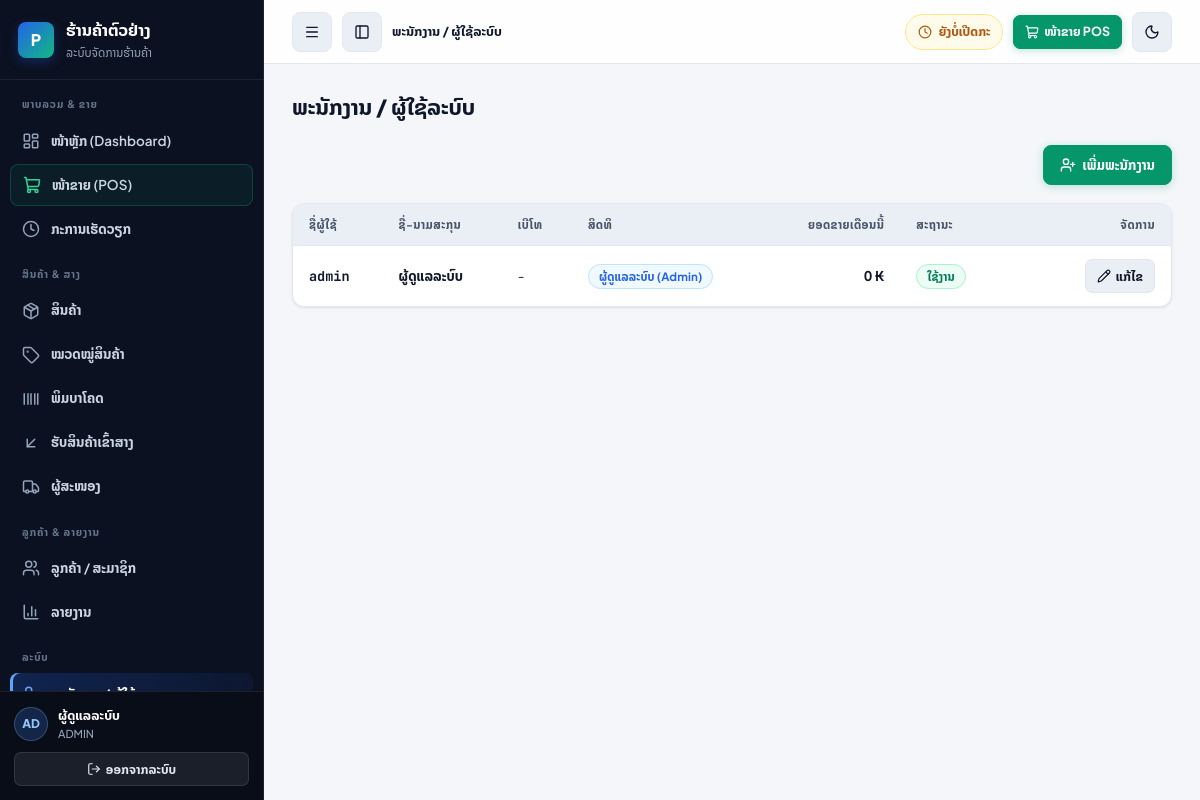
/users.php (signed in), run on the app's committed database.
### tables this page shows
CREATE TABLE users (
  id INT AUTO_INCREMENT PRIMARY KEY,
  username VARCHAR(50) NOT NULL UNIQUE,
  password VARCHAR(255) NOT NULL,
  fullname VARCHAR(100) NOT NULL,
  phone VARCHAR(30) DEFAULT NULL,
  role ENUM('admin','manager','cashier') NOT NULL DEFAULT 'cashier',
  status TINYINT(1) NOT NULL DEFAULT 1 COMMENT '1=ໃຊ້ງານ, 0=ປິດ',
  created_at TIMESTAMP DEFAULT CURRENT_TIMESTAMP
);

### config.php (called while the page is built, shortened)
<?php
try {
    $pdo = new PDO(
        'mysql:host=' . DB_HOST . ';dbname=' . DB_NAME . ';charset=utf8mb4',
        DB_USER,
        DB_PASS,
        [
            PDO::ATTR_ERRMODE => PDO::ERRMODE_EXCEPTION,
            PDO::ATTR_DEFAULT_FETCH_MODE => PDO::FETCH_ASSOC,
        ]
    );
} catch (PDOException $e) {
    die('ເຊື່ອມຕໍ່ຖານຂໍ້ມູນບໍ່ໄດ້: ' . $e->getMessage() . ' — ກະລຸນາ import ໄຟລ໌ database.sql ກ່ອນ');
}
function current_user() {
    return [
        'id'       => $_SESSION['user_id'] ?? 0,
        'username' => $_SESSION['username'] ?? '',
        'fullname' => $_SESSION['fullname'] ?? '',
        'role'     => $_SESSION['role'] ?? '',
    ];
}
function get_setting($key, $default = '') {
    global $pdo;
    static $cache = null;
    if ($cache === null) {
        $cache = [];
        foreach ($pdo->query('SELECT skey, svalue FROM settings') as $row) {
            $cache[$row['skey']] = $row['svalue'];
        }
    }
    return $cache[$key] ?? $default;
}
function h($str) {
    return htmlspecialchars((string)$str, ENT_QUOTES, 'UTF-8');
}
function money($n) {
    return number_format((float)$n) . ' ₭';
}
function &open_shift_request_cache() {
    static $cache = [];
    return $cache;
}
function get_open_shift($user_id, $fresh = false) {
    global $pdo;
    $uid = (int)$user_id;
    $cache = &open_shift_request_cache();
    $st = $pdo->prepare("SELECT * FROM shifts WHERE user_id = ? AND status = 'open' ORDER BY id DESC LIMIT 1");
    $st->execute([$uid]);
    $cache[$uid] = $st->fetch() ?: null;
    return $cache[$uid];
}

### users.php (the view, shortened to what this page needs)
<?php
require_once __DIR__ . '/config.php';
$page = 'users';
$title = 'ພະນັກງານ / ຜູ້ໃຊ້ລະບົບ';
$users = $pdo->query(
    'SELECT u.*,
       (SELECT COALESCE(SUM(total),0) FROM sales s WHERE s.user_id=u.id AND s.status="completed"
        AND YEAR(s.created_at)=YEAR(CURDATE()) AND MONTH(s.created_at)=MONTH(CURDATE())) month_sales
     FROM users u ORDER BY u.id')->fetchAll();
$roleLabel = ['admin' => 'ຜູ້ດູແລລະບົບ (Admin)', 'manager' => 'ຜູ້ຈັດການ (Manager)', 'cashier' => 'ພະນັກງານຂາຍ (Cashier)'];
include __DIR__ . '/header.php';
?>
<div class="toolbar">
  <button class="btn btn-success" onclick="editUser(null)"><i data-lucide="user-plus"></i> ເພີ່ມພະນັກງານ</button>
</div>
<div class="table-wrap">
  <table class="table">
    <tr><th>ຊື່ຜູ້ໃຊ້</th><th>ຊື່-ນາມສະກຸນ</th><th>ເບີໂທ</th><th>ສິດທິ</th>
        <th class="num">ຍອດຂາຍເດືອນນີ້</th><th>ສະຖານະ</th><th style="width:170px;text-align:right">ຈັດການ</th></tr>
    <?php foreach ($users as $usr): ?>
    <tr>
      <td style="font-family:var(--font-mono);font-weight:700"><?= h($usr['username']) ?></td>
      <td><strong><?= h($usr['fullname']) ?></strong></td>
      <td class="tabular"><?= h($usr['phone'] ?: '-') ?></td>
      <td><span class="badge badge-info"><?= $roleLabel[$usr['role']] ?? h($usr['role']) ?></span></td>
      <td class="num"><strong><?= money($usr['month_sales']) ?></strong></td>
      <td><span class="badge <?= $usr['status'] ? 'badge-success' : 'badge-danger' ?>"><?= $usr['status'] ? 'ໃຊ້ງານ' : 'ປິດ' ?></span></td>
      <td style="text-align:right">
        <button class="btn btn-sm btn-secondary" onclick='editUser(<?= json_encode($usr, JSON_UNESCAPED_UNICODE | JSON_HEX_APOS | JSON_HEX_QUOT) ?>)'>
          <i data-lucide="pencil"></i> ແກ້ໄຂ
        </button>
      </td>
    </tr>
    <?php endforeach; ?>
  </table>
</div>
<?php include __DIR__ . '/footer.php'; ?>

### header.php (shortened to what this page needs)
<?php
require_once __DIR__ . '/config.php';
$u = current_user();
$is_admin   = $u['role'] === 'admin';
$is_manager = in_array($u['role'], ['admin', 'manager']);
$open_shift = get_open_shift($u['id']);
$menu_groups = [
    'ພາບລວມ & ຂາຍ' => [
        ['dashboard', 'dashboard.php', 'layout-dashboard', 'ໜ້າຫຼັກ (Dashboard)', $is_manager],
        ['pos',       'pos.php',       'shopping-cart',    'ໜ້າຂາຍ (POS)',        true],
        ['shifts',    'shifts.php',    'clock',            'ກະການເຮັດວຽກ',         true],
    ],
    'ສິນຄ້າ & ສາງ' => [
        ['products',   'products.php',   'package',         'ສິນຄ້າ',            $is_manager],
        ['categories', 'categories.php', 'tag',             'ໝວດໝູ່ສິນຄ້າ',     $is_manager],
        ['barcode',    'barcode.php',    'barcode',         'ພິມບາໂຄດ',         $is_manager],
        ['purchases',  'purchases.php',  'arrow-down-left', 'ຮັບສິນຄ້າເຂົ້າສາງ', $is_manager],
        ['suppliers',  'suppliers.php',  'truck',           'ຜູ້ສະໜອງ',         $is_manager],
    ],
    'ລູກຄ້າ & ລາຍງານ' => [
        ['customers', 'customers.php', 'users',       'ລູກຄ້າ / ສະມາຊິກ', $is_manager],
        ['reports',   'reports.php',   'bar-chart-3', 'ລາຍງານ',           $is_manager],
    ],
    'ລະບົບ' => [
        ['users',    'users.php',    'user-cog', 'ພະນັກງານ / ຜູ້ໃຊ້', $is_admin],
        ['settings', 'settings.php', 'settings', 'ຕັ້ງຄ່າຮ້ານ',       $is_admin],
    ],
];
$initials = strtoupper(substr(preg_replace('/[^a-zA-Z0-9]/', '', $u['username'] ?? '') ?: 'U', 0, 2));
?>
<!DOCTYPE html>
<html lang="lo" data-theme="light">
<head>
<title><?= h($title ?? 'POS') ?> - <?= h(get_setting('store_name')) ?></title>
<link rel="stylesheet" href="style.css">
</head>
<body>
<div class="layout">
  <aside class="sidebar" id="appSidebar" aria-label="ເມນູຫຼັກ">
    <div class="brand">
      <div class="brand-mark" aria-hidden="true">P</div>
      <div class="brand-text">
        <span class="brand-title"><?= h(get_setting('store_name', 'POS Terminal')) ?></span>
        <small>ລະບົບຈັດການຮ້ານຄ້າ</small>
      </div>
    </div>
    <nav>
      <?php foreach ($menu_groups as $groupLabel => $items):
        $visible = array_filter($items, fn($it) => (bool)$it[4]);
      ?>
        <div class="sidebar-group-label"><?= h($groupLabel) ?></div>
        <?php foreach ($visible as [$key, $url, $icon, $label]): ?>
          <?php
            $isActive = ($page ?? '') === $key;
            $cls = trim(($isActive ? 'active ' : '') . ($key === 'pos' && !$isActive ? 'nav-pos-highlight' : ''));
          ?>
          <a href="<?= $url ?>" class="<?= $cls ?>" title="<?= h($label) ?>">
            <i data-lucide="<?= $icon ?>" aria-hidden="true"></i>
            <span><?= h($label) ?></span>
          </a>
        <?php endforeach; ?>
      <?php endforeach; ?>
    </nav>
    <div class="sidebar-footer">
      <div class="user-info">
        <div class="user-avatar" aria-hidden="true"><?= h($initials) ?></div>
        <div class="user-meta" style="min-width:0;">
          <div style="white-space:nowrap;overflow:hidden;text-overflow:ellipsis;"><?= h($u['fullname']) ?></div>
          <small><?= strtoupper(h($u['role'])) ?></small>
        </div>
      </div>
      <a href="logout.php" class="btn btn-secondary btn-sm btn-block sidebar-logout" title="ອອກຈາກລະບົບ">
        <i data-lucide="log-out" aria-hidden="true" style="width:14px;height:14px;"></i>
        <span>ອອກຈາກລະບົບ</span>
      </a>
    </div>
  </aside>
  <div class="main-shell">
    <header class="topbar no-print">
      <div class="topbar-left">
        <button type="button" class="btn btn-secondary icon-btn mobile-menu-btn" id="mobileMenuBtn" onclick="openMobileSidebar()" aria-label="ເປີດເມນູ">
          <i data-lucide="menu" aria-hidden="true"></i>
        </button>
        <button type="button" class="btn btn-secondary icon-btn desktop-collapse-btn" id="sidebarCollapseBtn" onclick="toggleSidebarCollapse()" aria-label="ຫຍໍ້/ຂະຫຍາຍແຖບຂ້າງ" title="ຫຍໍ້/ຂະຫຍາຍເມນູ">
          <i data-lucide="panel-left" aria-hidden="true"></i>
        </button>
        <div class="topbar-title-wrap">
          <span class="topbar-crumb"><?= h($title ?? 'POS') ?></span>
        </div>
      </div>
      <div class="topbar-right">
        <a href="shifts.php" class="topbar-pill <?= $open_shift ? 'pill-success' : 'pill-warning' ?>" title="ສະຖານະກະເຮັດວຽກ">
          <?php if ($open_shift): ?>
            <span class="pulse-dot" aria-hidden="true"></span>
            <span>ກະ #<?= (int)$open_shift['id'] ?></span>
            <span class="pill-text-hide-sm">ກຳລັງເປີດ</span>
          <?php else: ?>
            <i data-lucide="clock" aria-hidden="true" style="width:14px;height:14px;"></i>
            <span class="pill-text-hide-sm">ຍັງບໍ່ເປີດກະ</span>
          <?php endif; ?>
        </a>
        <a href="pos.php" class="btn btn-success btn-sm" title="ເປີດໜ້າຂາຍ POS">
          <i data-lucide="shopping-cart" aria-hidden="true"></i>
          <span class="pill-text-hide-sm">ໜ້າຂາຍ POS</span>
        </a>
        <button type="button" class="btn btn-secondary icon-btn" id="themeToggleBtn" onclick="toggleTheme()" aria-label="ສະຫຼັບໂໝດແສງ/ມືດ" title="ສະຫຼັບ Light / Dark Mode">
          <i data-lucide="moon" id="themeIcon" aria-hidden="true"></i>
        </button>
      </div>
    </header>
    <main class="content">
      <div class="page-header no-print">
        <h1 class="page-title"><?= h($title ?? '') ?></h1>
      </div>

### data on the page
users: username "AD", fullname "ຜູ້ດູແລລະບົບ", role "ADMIN", username "admin", phone "-", role "ຜູ້ດູແລລະບົບ (Admin)", month_sales "0 ₭", status "ໃຊ້ງານ"

### other printed values
get_setting('store_name', 'POS Terminal') "ຮ້ານຄ້າຕົວຢ່າງ"
$groupLabel "ພາບລວມ & ຂາຍ"
$label "ໜ້າຫຼັກ (Dashboard)"
$label "ໜ້າຂາຍ (POS)"
$label "ກະການເຮັດວຽກ"
$groupLabel "ສິນຄ້າ & ສາງ"
$label "ສິນຄ້າ"
$label "ໝວດໝູ່ສິນຄ້າ"
$label "ພິມບາໂຄດ"
$label "ຮັບສິນຄ້າເຂົ້າສາງ"
$label "ຜູ້ສະໜອງ"
$groupLabel "ລູກຄ້າ & ລາຍງານ"
$label "ລູກຄ້າ / ສະມາຊິກ"
$label "ລາຍງານ"
$groupLabel "ລະບົບ"
